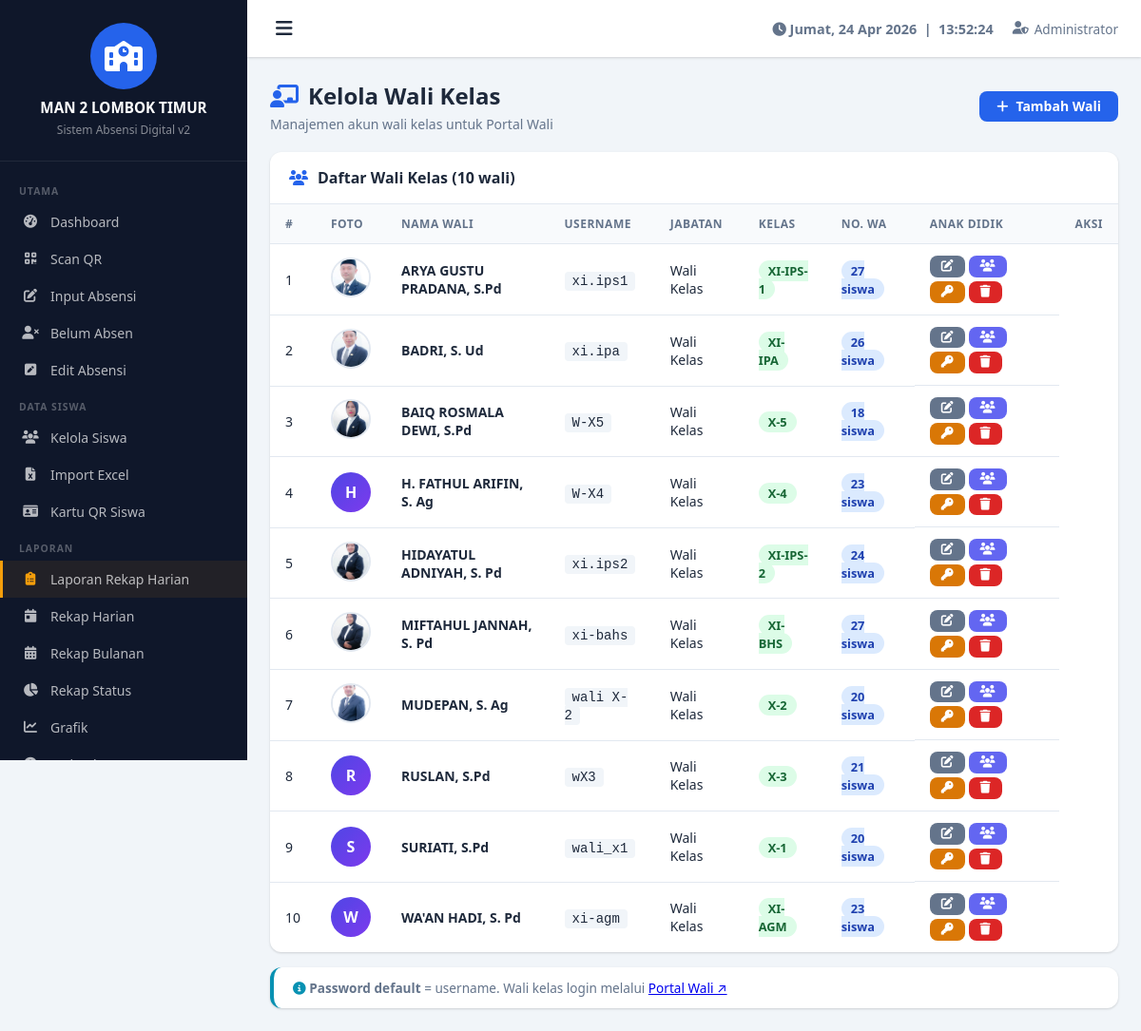
Screenshot of /wali.php (signed in) with the database file from the repository.
### tables this page shows
CREATE TABLE `pengaturan` (
  `id` int(11) NOT NULL,
  `nama_sekolah` varchar(200) DEFAULT 'Nama Sekolah',
  `alamat` text DEFAULT NULL,
  `logo` varchar(255) DEFAULT NULL,
  `kepala_sekolah` varchar(200) DEFAULT NULL,
  `nip_kepala` varchar(50) DEFAULT NULL,
  `jam_masuk` time DEFAULT '07:00:00',
  `jam_terlambat` time DEFAULT '07:30:00',
  `jam_pulang` time DEFAULT '14:00:00',
  `token_wa` varchar(200) DEFAULT '',
  `pin_admin` varchar(255) DEFAULT NULL
);

CREATE TABLE `wali` (
  `id` int(11) NOT NULL,
  `username` varchar(50) NOT NULL,
  `password` varchar(255) NOT NULL,
  `nama` varchar(100) NOT NULL,
  `jabatan` varchar(100) DEFAULT 'Wali Kelas',
  `created_at` timestamp NOT NULL DEFAULT current_timestamp(),
  `kelas_wali` varchar(30) DEFAULT '',
  `no_hp` varchar(20) DEFAULT '',
  `no_wa` varchar(20) DEFAULT '',
  `foto` varchar(200) DEFAULT '',
  `pin` varchar(255) DEFAULT NULL,
  `foto_wali` varchar(255) DEFAULT '',
  `is_bk` tinyint(1) DEFAULT 0
);

### includes/config.php (called while the page is built, shortened)
<?php
$conn = new mysqli(DB_HOST, DB_USER, DB_PASS, DB_NAME);
$conn->set_charset("utf8mb4");
function get_pengaturan() {
    global $conn;
    return $conn->query("SELECT * FROM pengaturan LIMIT 1")->fetch_assoc();
}
?>

### wali.php (the view, shortened to what this page needs)
<?php
require_once 'includes/config.php';
$conn->query("CREATE TABLE IF NOT EXISTS `kelas` (
    id INT AUTO_INCREMENT PRIMARY KEY,
    nama_kelas VARCHAR(30) NOT NULL UNIQUE,
    tingkat VARCHAR(10) DEFAULT '',
    created_at TIMESTAMP DEFAULT CURRENT_TIMESTAMP
) ENGINE=InnoDB DEFAULT CHARSET=utf8mb4");
$wali_list  = $conn->query("SELECT w.*,
    (SELECT COUNT(*) FROM wali_siswa ws WHERE ws.wali_id=w.id) as jumlah_anak
    FROM wali w ORDER BY w.nama");
include 'includes/header.php';
?>
<div class="page-header d-flex align-center" style="margin-bottom:20px">
    <div>
        <div class="page-title"><i class="fas fa-chalkboard-teacher"></i> Kelola Wali Kelas</div>
        <div class="page-subtitle">Manajemen akun wali kelas untuk Portal Wali</div>
    </div>
    <div class="ms-auto">
        <a href="wali.php?show=add" class="btn btn-primary">
            <i class="fas fa-plus"></i> Tambah Wali
        </a>
    </div>
</div>
<div class="card">
    <div class="card-header">
        <i class="fas fa-users" style="color:var(--primary)"></i>
        Daftar Wali Kelas (<?= $wali_list ? $wali_list->num_rows : 0 ?> wali)
    </div>
    <div class="table-container">
        <table>
            <thead>
                <tr>
                    <th>#</th><th>Foto</th><th>Nama Wali</th><th>Username</th>
                    <th>Jabatan</th><th>Kelas</th><th>No. WA</th><th>Anak Didik</th><th>Aksi</th>
                </tr>
            </thead>
            <tbody>
            <?php if (!$wali_list || $wali_list->num_rows === 0): ?>
                <tr><td colspan="7" style="text-align:center;padding:40px;color:var(--text-muted)">
                    <i class="fas fa-chalkboard-teacher" style="font-size:2rem;display:block;margin-bottom:8px"></i>
                    Belum ada wali kelas. Klik <strong>+ Tambah Wali</strong> di atas.
                </td></tr>
            <?php else: $no=0; while ($row=$wali_list->fetch_assoc()): $no++; ?>
                <tr>
                    <td><?= $no ?></td>
                    <td>
                        <?php
                        $fp = !empty($row['foto_wali']) ? 'uploads/foto_wali/'.$row['foto_wali'] : '';
                        if ($fp && file_exists(__DIR__.'/'.$fp)):
                        ?>
                        <img src="<?= BASE_URL.$fp ?>?t=<?= filemtime(__DIR__.'/'.$fp) ?>"
                             style="width:42px;height:42px;border-radius:50%;object-fit:cover;border:2px solid #e2e8f0">
                        <?php else: ?>
                        <div style="width:42px;height:42px;border-radius:50%;background:linear-gradient(135deg,#4f46e5,#7c3aed);color:white;display:flex;align-items:center;justify-content:center;font-weight:700;font-size:1rem">
                            <?= strtoupper(substr($row['nama'],0,1)) ?>
                        </div>
                        <?php endif; ?>
                    </td>
                    <td><strong><?= htmlspecialchars($row['nama']) ?></strong></td>
                    <td><code style="background:#f1f5f9;padding:2px 8px;border-radius:4px">
                        <?= htmlspecialchars($row['username']) ?>
                    </code></td>
                    <td><?= htmlspecialchars($row['jabatan']) ?></td>
                    <td>
                        <?php if (!empty($row['kelas_wali'])): ?>
                        <span style="background:#dcfce7;color:#166534;padding:2px 10px;border-radius:20px;font-size:.8rem;font-weight:600">
                            <?= htmlspecialchars($row['kelas_wali']) ?>
                        </span>
                        <?php else: ?>
                        <span style="color:#94a3b8;font-size:.8rem">Belum ditentukan</span>
                        <?php endif; ?>
                    </td>
                    <td>
                        <span id="badge-anak-<?= (int)$row['id'] ?>"
                              style="background:#dbeafe;color:#1e40af;padding:2px 10px;border-radius:20px;font-size:.8rem;font-weight:600;cursor:pointer"
                              onclick="openSiswaModal(<?= (int)$row['id'] ?>, '<?= htmlspecialchars(addslashes($row['nama'])) ?>')">
                            <?= (int)$row['jumlah_anak'] ?> siswa
                        </span>
                    </td>
                    <td style="display:flex;gap:4px;flex-wrap:wrap">
                        <a href="wali.php?show=edit&edit_id=<?= (int)$row['id'] ?>" class="btn btn-sm btn-secondary" title="Edit">
                            <i class="fas fa-edit"></i>
                        </a>
                        <button class="btn btn-sm" style="background:#6366f1;color:white" title="Kelola Siswa"
                                onclick="openSiswaModal(<?= (int)$row['id'] ?>, '<?= htmlspecialchars(addslashes($row['nama'])) ?>')">
                            <i class="fas fa-users"></i>
                        </button>
                        <a href="wali.php?action=reset_pw&id=<?= (int)$row['id'] ?>" class="btn btn-sm btn-warning"
                           onclick="return confirm('Reset password ke username: <?= htmlspecialchars(addslashes($row['username'])) ?>?')" title="Reset Password">
                            <i class="fas fa-key"></i>
                        </a>
                        <a href="wali.php?action=delete&id=<?= (int)$row['id'] ?>" class="btn btn-sm btn-danger"
                           onclick="return confirm('Hapus wali: <?= htmlspecialchars(addslashes($row['nama'])) ?>?')" title="Hapus">
                            <i class="fas fa-trash"></i>
                        </a>
                    </td>
                </tr>
            <?php endwhile; endif; ?>
            </tbody>
        </table>
    </div>
</div>
<div class="card mt-3" style="border-left:4px solid var(--info);margin-top:16px">
    <div style="padding:12px 20px;font-size:.85rem;color:var(--text-muted)">
        <i class="fas fa-info-circle" style="color:var(--info)"></i>
        <strong>Password default</strong> = username. Wali kelas login melalui
        <a href="portal_login.php?role=wali" target="_blank">Portal Wali ↗</a>
    </div>
</div>
<link rel="stylesheet" href="https://cdnjs.cloudflare.com/ajax/libs/cropperjs/1.6.1/cropper.min.css">
<?php include 'includes/footer.php'; ?>

### includes/header.php (shortened to what this page needs)
<?php
$pengaturan = get_pengaturan();
$current_page = basename($_SERVER['PHP_SELF'], '.php');
?>
<!DOCTYPE html>
<html lang="id">
<head>
    <link rel="stylesheet" href="<?= BASE_URL ?>assets/css/style.css">
    <link rel="stylesheet" href="https://cdnjs.cloudflare.com/ajax/libs/font-awesome/6.4.0/css/all.min.css">
</head>
<body>
<div class="sidebar" id="sidebar">
    <div class="sidebar-header">
        <?php if (!empty($pengaturan['logo']) && file_exists('uploads/logo/' . $pengaturan['logo'])): ?>
            <img src="<?= BASE_URL ?>uploads/logo/<?= $pengaturan['logo'] ?>" alt="Logo" class="school-logo">
        <?php else: ?>
            <div class="logo-placeholder"><i class="fas fa-school"></i></div>
        <?php endif; ?>
        <div class="school-name"><?= htmlspecialchars($pengaturan['nama_sekolah']) ?></div>
        <div class="school-sub">Sistem Absensi Digital v2</div>
    </div>
    <nav class="sidebar-nav">
        <div class="nav-section">UTAMA</div>
        <a href="<?= BASE_URL ?>dashboard.php" class="nav-item <?= $current_page=='dashboard'?'active':'' ?>">
            <i class="fas fa-tachometer-alt"></i> Dashboard
        </a>
        <a href="<?= BASE_URL ?>scan.php" class="nav-item <?= $current_page=='scan'?'active':'' ?>">
            <i class="fas fa-qrcode"></i> Scan QR
        </a>
        <a href="<?= BASE_URL ?>manual.php" class="nav-item <?= $current_page=='manual'?'active':'' ?>">
            <i class="fas fa-edit"></i> Input Absensi
        </a>
        <a href="<?= BASE_URL ?>belum_absen.php" class="nav-item <?= $current_page=='belum_absen'?'active':'' ?>">
            <i class="fas fa-user-times"></i> Belum Absen
        </a>
        <a href="<?= BASE_URL ?>edit_absensi.php" class="nav-item <?= $current_page=='edit_absensi'?'active':'' ?>">
            <i class="fas fa-pen-square"></i> Edit Absensi
        </a>
        <div class="nav-section">DATA SISWA</div>
        <a href="<?= BASE_URL ?>siswa.php" class="nav-item <?= $current_page=='siswa'?'active':'' ?>">
            <i class="fas fa-users"></i> Kelola Siswa
        </a>
        <a href="<?= BASE_URL ?>import_excel.php" class="nav-item <?= $current_page=='import_excel'?'active':'' ?>">
            <i class="fas fa-file-excel"></i> Import Excel
        </a>
        <a href="<?= BASE_URL ?>barcode_generate.php" class="nav-item <?= $current_page=='barcode_generate'?'active':'' ?>">
            <i class="fas fa-id-card"></i> Kartu QR Siswa
        </a>
        <div class="nav-section">LAPORAN</div>
        <a href="<?= BASE_URL ?>laporan_rekap_harian.php" class="nav-item <?= $current_page=='laporan_rekap_harian'?'active':'' ?>"
           style="<?= $current_page=='laporan_rekap_harian'?'':'border-left:3px solid #f59e0b;background:rgba(245,158,11,.08)' ?>">
            <i class="fas fa-clipboard-list" style="color:#f59e0b"></i>
            <span>Laporan Rekap Harian</span>
        </a>
        <a href="<?= BASE_URL ?>rekap_harian.php" class="nav-item <?= $current_page=='rekap_harian'?'active':'' ?>">
            <i class="fas fa-calendar-day"></i> Rekap Harian
        </a>
        <a href="<?= BASE_URL ?>rekap_bulanan.php" class="nav-item <?= $current_page=='rekap_bulanan'?'active':'' ?>">
            <i class="fas fa-calendar-alt"></i> Rekap Bulanan
        </a>
        <a href="<?= BASE_URL ?>rekap_status.php" class="nav-item <?= $current_page=='rekap_status'?'active':'' ?>">
            <i class="fas fa-chart-pie"></i> Rekap Status
        </a>
        <a href="<?= BASE_URL ?>grafik.php" class="nav-item <?= $current_page=='grafik'?'active':'' ?>">
            <i class="fas fa-chart-line"></i> Grafik
        </a>
        <a href="<?= BASE_URL ?>terlambat.php" class="nav-item <?= $current_page=='terlambat'?'active':'' ?>">
            <i class="fas fa-clock"></i> Terlambat
        </a>
    </nav>
</div>
<div class="main-content" id="mainContent">
    <header class="top-bar">
        <button class="sidebar-toggle" onclick="toggleSidebar()"><i class="fas fa-bars"></i></button>
        <div class="top-bar-info">
            <div class="realtime-clock" id="realtimeClock"></div>
            <div class="admin-info"><i class="fas fa-user-shield"></i> <?= htmlspecialchars($_SESSION['admin_nama'] ?? 'Admin') ?></div>
        </div>
    </header>
    <div class="content-wrapper">

### assets/css/style.css (style rules this page uses)
:root { --primary: #2563eb; --primary-dark: #1d4ed8; --secondary: #64748b; --success: #16a34a; --warning: #d97706; --danger: #dc2626; --info: #0891b2; --purple: #7c3aed; --sidebar-bg: #0f172a; --sidebar-width: 260px; --topbar-height: 60px; --bg: #f1f5f9; --card-bg: #ffffff; --text: #1e293b; --text-muted: #64748b; --border: #e2e8f0; --radius: 12px; --shadow: 0 1px 3px rgba(0,0,0,.1), 0 1px 2px rgba(0,0,0,.06); --shadow-md: 0 4px 6px -1px rgba(0,0,0,.1), 0 2px 4px -1px rgba(0,0,0,.06); --shadow-lg: 0 10px 15px -3px rgba(0,0,0,.1), 0 4px 6px -2px rgba(0,0,0,.05); }
* { margin: 0; padding: 0; box-sizing: border-box; }
body { font-family: 'Segoe UI', system-ui, -apple-system, sans-serif; background: var(--bg); color: var(--text); min-height: 100vh; }
.sidebar { position: fixed; top: 0; left: 0; width: var(--sidebar-width); height: 100vh; background: var(--sidebar-bg); overflow-y: auto; z-index: 1000; transition: transform .3s ease; }
.sidebar-header { padding: 24px 20px; text-align: center; border-bottom: 1px solid rgba(255,255,255,.08); }
.logo-placeholder { width: 70px; height: 70px; border-radius: 50%; background: var(--primary); display: flex; align-items: center; justify-content: center; margin: 0 auto; font-size: 2rem; color: white; }
.school-name { color: white; font-size: .95rem; font-weight: 700; margin-top: 10px; line-height: 1.3; }
.school-sub { color: rgba(255,255,255,.5); font-size: .75rem; margin-top: 4px; }
.sidebar-nav { padding: 12px 0; }
.nav-section { padding: 12px 20px 6px; color: rgba(255,255,255,.3); font-size: .65rem; font-weight: 700; letter-spacing: 1px; text-transform: uppercase; }
.nav-item { display: flex; align-items: center; gap: 12px; padding: 10px 20px; color: rgba(255,255,255,.7); text-decoration: none; font-size: .875rem; transition: all .2s; border-left: 3px solid transparent; }
.nav-item i { width: 18px; text-align: center; }
.main-content { margin-left: var(--sidebar-width); min-height: 100vh; transition: margin-left .3s ease; }
.top-bar { height: var(--topbar-height); background: white; display: flex; align-items: center; padding: 0 24px; box-shadow: var(--shadow); position: sticky; top: 0; z-index: 100; gap: 16px; }
.sidebar-toggle { background: none; border: none; font-size: 1.25rem; cursor: pointer; color: var(--text); padding: 6px; border-radius: 6px; }
.top-bar-info { margin-left: auto; display: flex; align-items: center; gap: 20px; }
.realtime-clock { font-size: .9rem; color: var(--text-muted); font-weight: 600; }
.admin-info { font-size: .85rem; color: var(--text-muted); display: flex; align-items: center; gap: 6px; }
.content-wrapper { padding: 24px; }
.page-header { margin-bottom: 24px; }
.page-title { font-size: 1.5rem; font-weight: 700; color: var(--text); display: flex; align-items: center; gap: 10px; }
.page-title i { color: var(--primary); }
.page-subtitle { color: var(--text-muted); font-size: .875rem; margin-top: 4px; }
.card { background: var(--card-bg); border-radius: var(--radius); box-shadow: var(--shadow); overflow: hidden; }
.card-header { padding: 16px 20px; border-bottom: 1px solid var(--border); font-weight: 600; display: flex; align-items: center; gap: 10px; }
.table-container { overflow-x: auto; }
table { width: 100%; border-collapse: collapse; font-size: .875rem; }
thead th { background: #f8fafc; padding: 12px 16px; text-align: left; font-weight: 600; color: var(--text-muted); font-size: .75rem; text-transform: uppercase; letter-spacing: .5px; border-bottom: 1px solid var(--border); white-space: nowrap; }
tbody td { padding: 12px 16px; border-bottom: 1px solid var(--border); vertical-align: middle; }
tbody tr:last-child td { border-bottom: none; }
.btn { display: inline-flex; align-items: center; gap: 8px; padding: 9px 18px; border-radius: 8px; border: none; cursor: pointer; font-size: .875rem; font-weight: 600; transition: all .2s; text-decoration: none; line-height: 1; }
.btn-primary { background: var(--primary); color: white; }
.btn-warning { background: var(--warning); color: white; }
.btn-danger { background: var(--danger); color: white; }
.btn-secondary { background: var(--secondary); color: white; }
.btn-sm { padding: 5px 12px; font-size: .8rem; }
.mt-3 { margin-top: 24px; }
.d-flex { display: flex; }
.align-center { align-items: center; }
.ms-auto { margin-left: auto; }

### rows the page displays
pengaturan: nama_sekolah "MAN 2 LOMBOK TIMUR"
wali: foto_wali (picture), nama "ARYA GUSTU PRADANA, S.Pd", username "xi.ips1", jabatan "Wali Kelas", kelas_wali "XI-IPS-1", jumlah_anak "27"
wali: foto_wali (picture), nama "BADRI, S. Ud", username "xi.ipa", jabatan "Wali Kelas", kelas_wali "XI-IPA", jumlah_anak "26"
wali: foto_wali (picture), nama "BAIQ ROSMALA DEWI, S.Pd", username "W-X5", jabatan "Wali Kelas", kelas_wali "X-5", jumlah_anak "18"
wali: nama "H", nama "H. FATHUL ARIFIN, S. Ag", username "W-X4", jabatan "Wali Kelas", kelas_wali "X-4", jumlah_anak "23"
wali: foto_wali (picture), nama "HIDAYATUL ADNIYAH, S. Pd", username "xi.ips2", jabatan "Wali Kelas", kelas_wali "XI-IPS-2", jumlah_anak "24"
wali: foto_wali (picture), nama "MIFTAHUL JANNAH, S. Pd", username "xi-bahs", jabatan "Wali Kelas", kelas_wali "XI-BHS", jumlah_anak "27"
wali: foto_wali (picture), nama "MUDEPAN, S. Ag", username "wali X-2", jabatan "Wali Kelas", kelas_wali "X-2", jumlah_anak "20"
wali: nama "R", nama "RUSLAN, S.Pd", username "wX3", jabatan "Wali Kelas", kelas_wali "X-3", jumlah_anak "21"
wali: nama "S", nama "SURIATI, S.Pd", username "wali_x1", jabatan "Wali Kelas", kelas_wali "X-1", jumlah_anak "20"
wali: nama "W", nama "WA'AN HADI, S. Pd", username "xi-agm", jabatan "Wali Kelas", kelas_wali "XI-AGM", jumlah_anak "23"

### other values shown
$_SESSION['admin_nama'] "Administrator"
$wali_list->num_rows "10"
